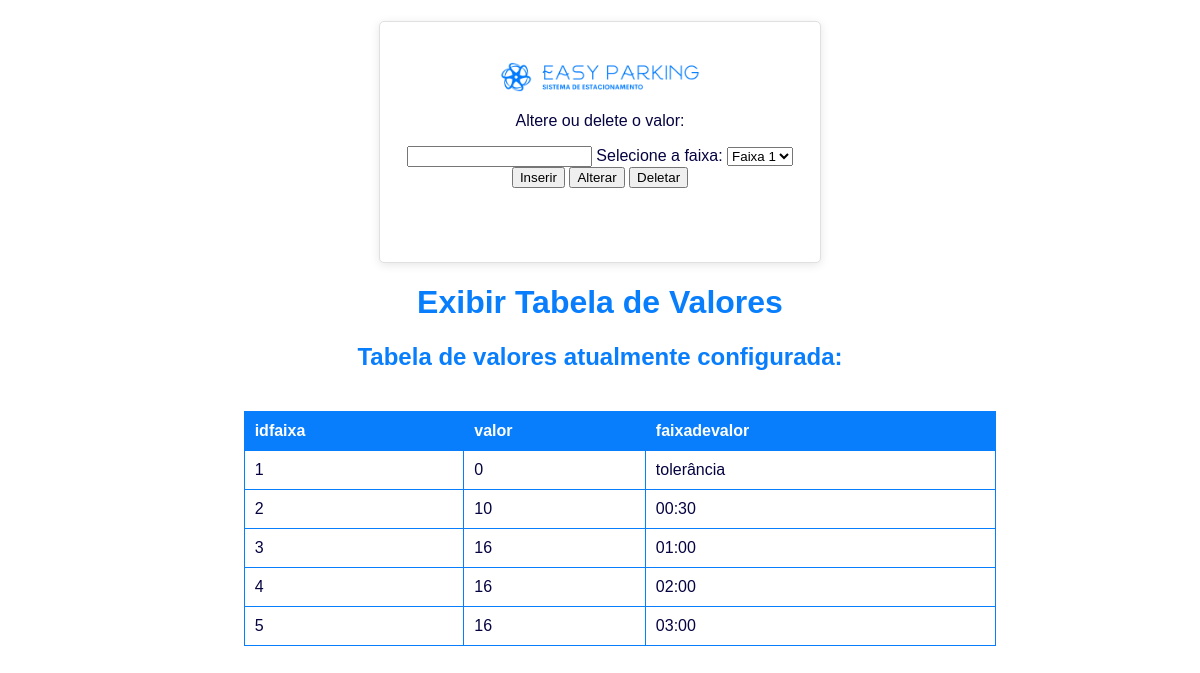
/definirtabela.php, run on the app's committed database.
### tables this page shows
CREATE TABLE `tabeladevalores` (
  `idfaixa` int(11) NOT NULL,
  `valor` float DEFAULT NULL,
  `faixadevalor` varchar(10) DEFAULT NULL
);

### readtabela.php (the view, shortened to what this page needs)
<?php
include 'connection.php';
$sql = "SELECT * FROM tabeladevalores";
$result = $mysqli->query($sql);
echo '<!DOCTYPE html>';
echo '<html lang="pt-br">';
echo '<head>';
echo '</head>';
echo '<body>';
if ($result->num_rows > 0) {
    echo '<table>';
    echo '<tr>';
    echo '<th>idfaixa</th>';
    echo '<th>valor</th>';
    echo '<th>faixadevalor</th>';
    echo '</tr>';
    while ($row = $result->fetch_assoc()) {
        echo '<tr>';
        echo '<td>' . $row['idfaixa'] . '</td>';
        echo '<td>' . $row['valor'] . '</td>';
        echo '<td>'. $row['faixadevalor'] . '</td>';
        echo '</tr>';
    }
    echo '</table>';
} else {
  echo 'Nenhum veículo estacionado.';
}
echo '</body>';
echo '</html>';
?>

### definirtabela.php (shortened to what this page needs)
<!DOCTYPE html>
<html>
<head>
    <link rel="stylesheet" type="text/css" href="definirtabela.css">
</head>
<body>
    <div class="container">
        <div class="header">
            <img class="entry-image" src="logo_estacionamento.png" alt="Descrição da Imagem">
            <form action="alterartabela.php" method="POST">
                <p><label for="valor">Altere ou delete o valor:</label></p>
                <input type="text" id="valor" name="valor" required>
                <label for="faixa">Selecione a faixa:</label>
                <select id="faixa" name="faixadevalor" required>
                    <option value="faixa1">Faixa 1</option>
                </select>
                <button type="submit" name="acao" value="inserir">Inserir</button>
                <button type="submit" name="acao" value="alterar">Alterar</button>
                <button type="submit" name="acao" value="deletar">Deletar</button>
            </form>
        </div>
    </div>
    <h1>Exibir Tabela de Valores</h1>
    <h2>Tabela de valores atualmente configurada:</h2>
    <ul>
        <table>
            <?php include 'readtabela.php'; ?>
        </table>
    </ul>
</body>
</html>

### definirtabela.css (style rules this page uses)
body { font-family: 'Arial', sans-serif; background-color: #f4f4f4; margin: 0; padding: 0; }
.container { width: 400px; height: 200px; margin: auto; margin-top: 20px; margin-left: auto; margin-right: auto; background-color: #fff; padding: 20px; border: 1px solid #e0e0e0; border-radius: 5px; box-shadow: 0 2px 10px rgba(0, 0, 0, 0.1); justify-content: space-between; display: flex; }
.header { text-align: center; margin-top: 20px; }
.entry-image { width: 200px; height: auto; }

### data on the page
tabeladevalores: idfaixa "1", valor "0", faixadevalor "tolerância"
tabeladevalores: idfaixa "2", valor "10", faixadevalor "00:30"
tabeladevalores: idfaixa "3", valor "16", faixadevalor "01:00"
tabeladevalores: idfaixa "4", valor "16", faixadevalor "02:00"
tabeladevalores: idfaixa "5", valor "16", faixadevalor "03:00"
